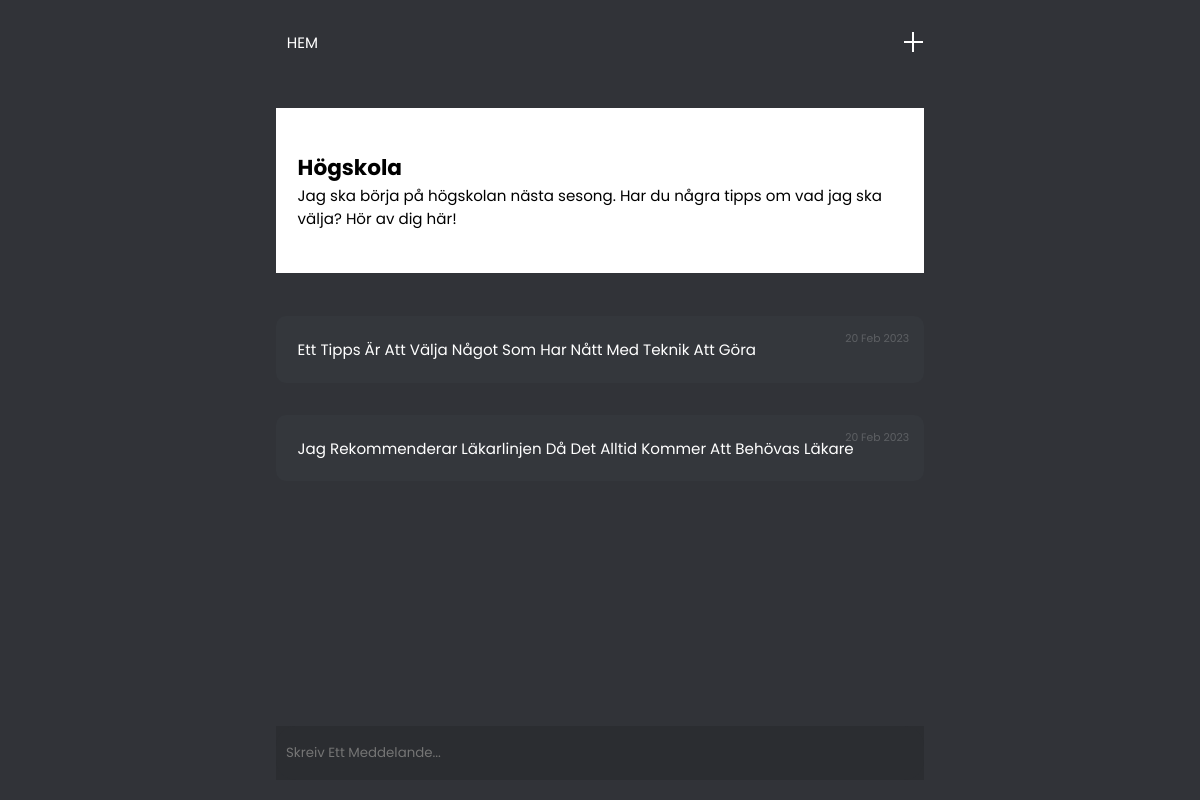
Screenshot of /room/6 with the database file from the repository.
### base/models.py (models this page shows, shortened)
class Room(models.Model):
    name = models.CharField(max_length=200)
    description = models.TextField()
    updated = models.DateTimeField(auto_now=True)
    created = models.DateTimeField(auto_now_add=True)
    class Meta:
        ordering = ['-updated', '-created']

class Message(models.Model):
    room = models.ForeignKey(Room, on_delete=models.CASCADE)
    message = models.CharField(max_length=1000)
    updated = models.DateTimeField(auto_now=True)
    created = models.DateTimeField(auto_now_add=True)
    class Meta:
        ordering = ['updated', 'created']
    def __str__(self):
        return self.message

### base/views.py (the view, shortened to what this page needs)
# urls.py: path('room/<str:pk>', views.room, name="room"),
def room(request, pk):
    room = Room.objects.get(id=pk)  # Get corresponding room
    room_messages = room.message_set.all()
    form = Create_message_form()
    context = {
        'room': room,
        'room_messages': room_messages,
        'form': form
    }
    return render(request, 'base/room.html', context)

### base/forms.py
class Create_message_form(ModelForm):
    message = forms.CharField(
        label='',
        widget=forms.TextInput(attrs={
            'placeholder': 'Skreiv Ett Meddelande...',
            'autocomplete': 'off',
        })
    )
    class Meta:
        model = Message
        fields = ('message', )
        required = False

### base/templates/base/room.html (shortened to what this page needs)
{% extends 'base.html' %}
{% block content%}
<div class="room_description">
    <h1 class="name">{{room.name}}</h1>
    <p class="description">{{room.description}}</p>
</div>
<section class="messages">
    {% for message in room_messages %}
    <div class="message">
        <p>{{message}}</p>
        <span class="date">{{message.created| date:"d M Y" }}</span>
    </div>
    {% endfor %}
</section>
<form class="message_form" action="" method="POST">
    {{form}}
</form>
{% endblock content%}

### static/styles/main.css (style rules this page uses)
* { margin: 0; padding: 0; -webkit-box-sizing: border-box; box-sizing: border-box; font-family: "Poppins", sans-serif; }
html { font-size: 67.5%; }
p, a { font-size: 1.4rem; }
p { word-wrap: break-word; }

### static/styles/room.css (style rules this page uses)
body { background-color: #313338; }
.room_description { max-width: 60rem; background-color: white; padding: 4rem 2rem; margin: 4rem auto; }
.messages { padding-bottom: 12rem; }
.message { background-color: #34373c; color: white; max-width: 60rem; margin: auto; padding: 2rem; margin-bottom: 3rem; border-radius: 10px; text-transform: capitalize; position: relative; }
.message .date { position: absolute; right: 15px; top: 15px; opacity: 0.2; font-size: 1rem; }
.message_form { position: fixed; bottom:20px; left: 50%; max-width: 60rem; transform: translate(-50%, 0); display: flex; display: flex; flex-direction: column; background-color: rgba(211, 211, 211, 0.335); background-color: #2b2d31; }
.message_form #id_message { background-color: #2b2d31; color: white; height: 5rem; width: 60rem; max-width: 100vw; resize: none; outline: none; border: none; padding: 10px; border-radius: 20px; }

### rows the page displays
Room: name "Högskola", description "Jag ska börja på högskolan nästa sesong. Har du några tipps om vad jag ska välja? Hör av dig här!"
Message: message "Ett Tipps Är Att Välja Något Som Har Nått Med Teknik Att Göra", created "20 Feb 2023"
Message: message "Jag Rekommenderar Läkarlinjen Då Det Alltid Kommer Att Behövas Läkare", created "20 Feb 2023"
